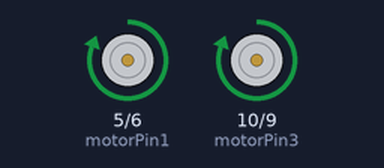
The sketch below on a simulated Arduino Uno, built with avr-gcc and run on an emulated ATmega328P. Parts: motor-driver pin pairs drawn as motors (green arrow = first pin HIGH = forward, orange = second pin HIGH = backward, longer = more drive).

Above: at 1.0 s.
At 3.0 s:
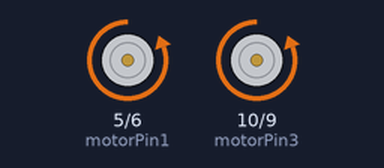
At 5.0 s:
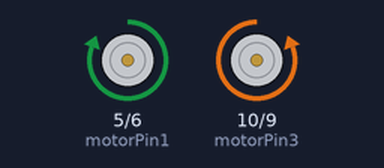
Timing chart, 0 to 7.8 s (numbered marks = the images above):
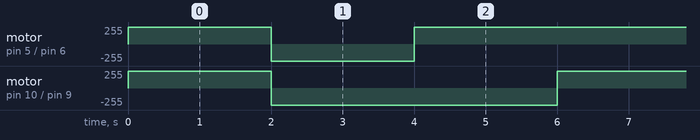

Measured:
- by itself, motor on pin 5 (motorPin1) / pin 6 (motorPin2): repeats every 6.0 s: backward 255/255 2.0 s, forward 255/255 4.0 s
- by itself, motor on pin 10 (motorPin3) / pin 9 (motorPin4): alternates forward 255/255 for 2.0 s and backward 255/255 for 4.0 s

The sketch:

Interfacing_2_motor_with_L293D_and_arduino.ino
```cpp
// L293D

//MOTOR A
const int motorPin1 = 5; //Pin 14 of L293D
const int motorPin2 = 6; //Pin 10 of L293D

//MOTOR B
const int motorPin3 = 10; //Pin 7 of L293D
const int motorPin4 = 9; //Pin 2 of L293D

//This will run only one time
void setup(){

  //Set pin as outputs
  pinMode(motorPin1, OUTPUT);
  pinMode(motorPin2, OUTPUT);
  pinMode(motorPin3, OUTPUT);
  pinMode(motorPin4, OUTPUT);
}

void loop(){
  digitalWrite(motorPin1, HIGH);  //Forward Direction
  digitalWrite(motorPin2, LOW);
  digitalWrite(motorPin3, HIGH);
  digitalWrite(motorPin4, LOW);

  delay(2000);

  digitalWrite(motorPin1, LOW);  //Reverse Direction
  digitalWrite(motorPin2, HIGH);
  digitalWrite(motorPin3, LOW);
  digitalWrite(motorPin4, HIGH);

  delay(2000);

  digitalWrite(motorPin1, HIGH); //Left Direction
  digitalWrite(motorPin2, LOW);
  digitalWrite(motorPin3, LOW);
  digitalWrite(motorPin4, HIGH);

  delay(2000);

  digitalWrite(motorPin1, LOW); //Right Direction
  digitalWrite(motorPin2, HIGH);
  digitalWrite(motorPin3, HIGH);
  digitalWrite(motorPin4, LOW);
}
```
